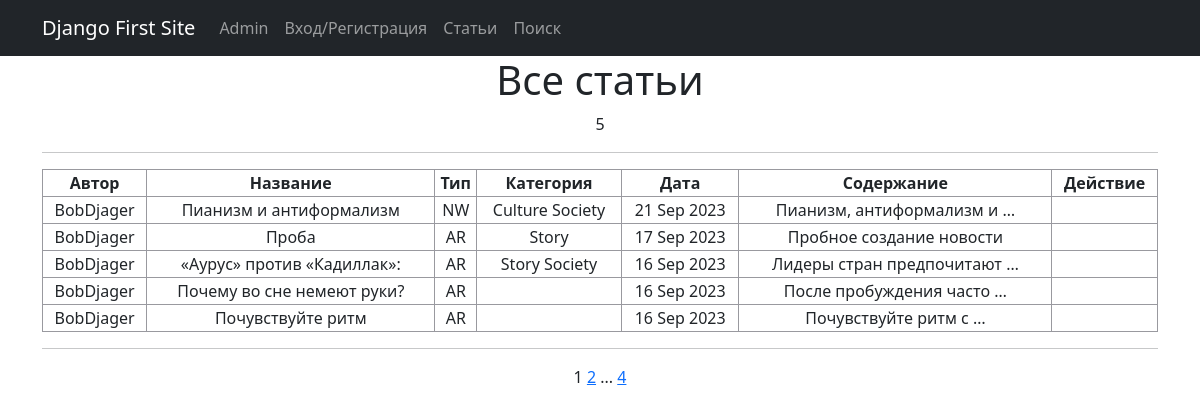
Page /news/ on the committed database.
### news/models.py (models this page shows, shortened)
class Post(models.Model):
    news = 'NW'
    article = 'AR'
    CATEGORY_CHOICES = [
        (news, 'Новость'),
        (article, 'Статья')
    ]
    post_author = models.ForeignKey(Author, on_delete=models.CASCADE)
    category_type = models.CharField(max_length=2, choices=CATEGORY_CHOICES,
                                     default=article)
    post_date = models.DateTimeField(auto_now_add=True)
    post_category = models.ManyToManyField(Category, through='PostCategory')
    post_title = models.CharField(max_length=128)
    post_text = models.TextField()
    post_rating = models.SmallIntegerField(default=0)

class Author(models.Model):
    author_user = models.OneToOneField(User, on_delete=models.CASCADE)
    author_rating = models.SmallIntegerField(default=0)
    def __str__(self):
        return f'{self.author_user.username}'

class Category(models.Model):
    category_name = models.CharField(max_length=64, unique=True)
    subscribers = models.ManyToManyField(User, related_name='categories')

### news/views.py (the view)
# urls.py: path('', PostList.as_view(), name='news'),
class PostList(ListView):
    model = Post
    ordering = '-post_date'
    template_name = 'news.html'
    context_object_name = 'news'
    paginate_by = 5
    def get_context_data(self, **kwargs):
        context = super().get_context_data(**kwargs)
        return context

### news/templates/news/news.html (shortened to what this page needs)
{% extends 'flatpages/default.html' %}
{% load censor_filters %}
{% block content %}
<h1>Все статьи</h1>
{{ news|length }}
<hr>
{% if news|length %}
    <table>
        <tr>
            <th>Автор</th>
            <th>Название</th>
            <th>Тип</th>
            <th>Категория</th>
            <th>Дата</th>
            <th>Содержание</th>
            <th>Действие</th>
        </tr>
        {% for post in news %}
        <col>
            <td>{{ post.post_author}}</td>
            <td>{{ post.post_title }}</td>
            <td>{{ post.category_type }}</td>
            <td>
                    {% for cat in post.post_category.all %}
                        {{ cat.category_name }}
                    {% endfor %}
            </td>
            <td>{{ post.post_date|date:'d M Y'}}</td>
            <td>{{ post.post_text|truncatewords:3}}</td>
            <td>
            </td>
        {% endfor %}
    </table>
            <hr>
        {% else %}
            <h1>Извините на данный момент статей нет</h1>
{% endif %}
{{ page_obj.number }}
{% if page_obj.has_next %}
    <a href="?page={{ page_obj.next_page_number }}">{{ page_obj.next_page_number }}</a>
    {% if paginator.num_pages != page_obj.next_page_number %}
    ...
    <a href="?page={{ page_obj.paginator.num_pages }}">{{ page_obj.paginator.num_pages }}</a>
    {% endif %}
{% endif %}
{% endblock content %}

### news/templates/news/flatpages/default.html (style rules this page uses)
table { border: 1px solid #99999FFF; }
th { border: 1px solid #99999FFF; }
td { border: 1px solid #99999FFF; }
table { width: 100%; }

### rows in the picture
Post: post_author "BobDjager", post_title "Пианизм и антиформализм", category_type "NW", post_date "21 Sep 2023", post_text "Пианизм, антиформализм и …"
Category: category_name "Culture"
Category: category_name "Society"
Post: post_author "BobDjager", post_title "Проба", category_type "AR", post_date "17 Sep 2023", post_text "Пробное создание новости"
Category: category_name "Story"
Post: post_author "BobDjager", post_title "«Аурус» против «Кадиллак»:", category_type "AR", post_date "16 Sep 2023", post_text "Лидеры стран предпочитают …"
Post: post_author "BobDjager", post_title "Почему во сне немеют руки?", category_type "AR", post_date "16 Sep 2023", post_text "После пробуждения часто …"
Post: post_author "BobDjager", post_title "Почувствуйте ритм", category_type "AR", post_date "16 Sep 2023", post_text "Почувствуйте ритм с …"

### other values in the picture
{{ news|length }} "5"
{{ page_obj.number }} "1"
{{ page_obj.next_page_number }} "2"
{{ page_obj.paginator.num_pages }} "4"
